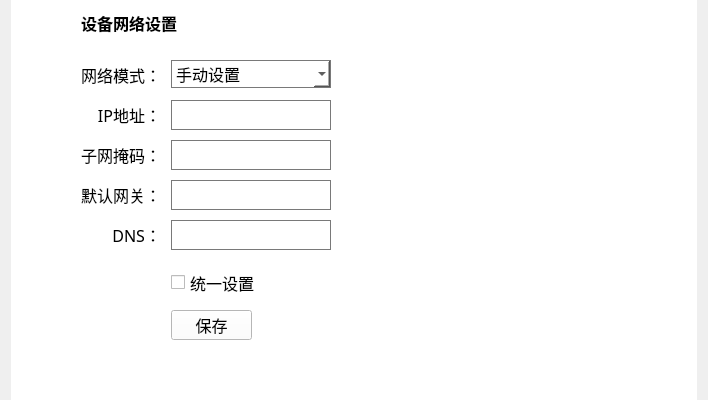
<?xml version="1.0" encoding="UTF-8"?>
<ui version="4.0">
 <class>Pdu_SetNetWid</class>
 <widget class="QWidget" name="Pdu_SetNetWid">
  <property name="geometry">
   <rect>
    <x>0</x>
    <y>0</y>
    <width>708</width>
    <height>400</height>
   </rect>
  </property>
  <property name="windowTitle">
   <string>Form</string>
  </property>
  <layout class="QGridLayout" name="gridLayout">
   <property name="topMargin">
    <number>0</number>
   </property>
   <property name="bottomMargin">
    <number>0</number>
   </property>
   <property name="verticalSpacing">
    <number>0</number>
   </property>
   <item row="0" column="0">
    <widget class="QGroupBox" name="groupBox">
     <property name="font">
      <font>
       <family>微软雅黑</family>
       <pointsize>12</pointsize>
      </font>
     </property>
     <property name="styleSheet">
      <string notr="true">QGroupBox {
	background-color: rgb(255, 255, 255);
	border-width:2px;	
	border-style:solid; 
	border-color:white;  	
}</string>
     </property>
     <property name="title">
      <string/>
     </property>
     <widget class="QPushButton" name="saveBtn">
      <property name="geometry">
       <rect>
        <x>160</x>
        <y>310</y>
        <width>81</width>
        <height>30</height>
       </rect>
      </property>
      <property name="palette">
       <palette>
        <active>
         <colorrole role="WindowText">
          <brush brushstyle="SolidPattern">
           <color alpha="255">
            <red>0</red>
            <green>0</green>
            <blue>0</blue>
           </color>
          </brush>
         </colorrole>
         <colorrole role="Button">
          <brush brushstyle="SolidPattern">
           <color alpha="255">
            <red>255</red>
            <green>255</green>
            <blue>255</blue>
           </color>
          </brush>
         </colorrole>
         <colorrole role="Light">
          <brush brushstyle="SolidPattern">
           <color alpha="255">
            <red>255</red>
            <green>255</green>
            <blue>255</blue>
           </color>
          </brush>
         </colorrole>
         <colorrole role="Midlight">
          <brush brushstyle="SolidPattern">
           <color alpha="255">
            <red>255</red>
            <green>255</green>
            <blue>255</blue>
           </color>
          </brush>
         </colorrole>
         <colorrole role="Dark">
          <brush brushstyle="SolidPattern">
           <color alpha="255">
            <red>127</red>
            <green>127</green>
            <blue>127</blue>
           </color>
          </brush>
         </colorrole>
         <colorrole role="Mid">
          <brush brushstyle="SolidPattern">
           <color alpha="255">
            <red>170</red>
            <green>170</green>
            <blue>170</blue>
           </color>
          </brush>
         </colorrole>
         <colorrole role="Text">
          <brush brushstyle="SolidPattern">
           <color alpha="255">
            <red>0</red>
            <green>0</green>
            <blue>0</blue>
           </color>
          </brush>
         </colorrole>
         <colorrole role="BrightText">
          <brush brushstyle="SolidPattern">
           <color alpha="255">
            <red>255</red>
            <green>255</green>
            <blue>255</blue>
           </color>
          </brush>
         </colorrole>
         <colorrole role="ButtonText">
          <brush brushstyle="SolidPattern">
           <color alpha="255">
            <red>0</red>
            <green>0</green>
            <blue>0</blue>
           </color>
          </brush>
         </colorrole>
         <colorrole role="Base">
          <brush brushstyle="SolidPattern">
           <color alpha="255">
            <red>255</red>
            <green>255</green>
            <blue>255</blue>
           </color>
          </brush>
         </colorrole>
         <colorrole role="Window">
          <brush brushstyle="SolidPattern">
           <color alpha="255">
            <red>255</red>
            <green>255</green>
            <blue>255</blue>
           </color>
          </brush>
         </colorrole>
         <colorrole role="Shadow">
          <brush brushstyle="SolidPattern">
           <color alpha="255">
            <red>0</red>
            <green>0</green>
            <blue>0</blue>
           </color>
          </brush>
         </colorrole>
         <colorrole role="AlternateBase">
          <brush brushstyle="SolidPattern">
           <color alpha="255">
            <red>255</red>
            <green>255</green>
            <blue>255</blue>
           </color>
          </brush>
         </colorrole>
         <colorrole role="ToolTipBase">
          <brush brushstyle="SolidPattern">
           <color alpha="255">
            <red>255</red>
            <green>255</green>
            <blue>220</blue>
           </color>
          </brush>
         </colorrole>
         <colorrole role="ToolTipText">
          <brush brushstyle="SolidPattern">
           <color alpha="255">
            <red>0</red>
            <green>0</green>
            <blue>0</blue>
           </color>
          </brush>
         </colorrole>
        </active>
        <inactive>
         <colorrole role="WindowText">
          <brush brushstyle="SolidPattern">
           <color alpha="255">
            <red>0</red>
            <green>0</green>
            <blue>0</blue>
           </color>
          </brush>
         </colorrole>
         <colorrole role="Button">
          <brush brushstyle="SolidPattern">
           <color alpha="255">
            <red>255</red>
            <green>255</green>
            <blue>255</blue>
           </color>
          </brush>
         </colorrole>
         <colorrole role="Light">
          <brush brushstyle="SolidPattern">
           <color alpha="255">
            <red>255</red>
            <green>255</green>
            <blue>255</blue>
           </color>
          </brush>
         </colorrole>
         <colorrole role="Midlight">
          <brush brushstyle="SolidPattern">
           <color alpha="255">
            <red>255</red>
            <green>255</green>
            <blue>255</blue>
           </color>
          </brush>
         </colorrole>
         <colorrole role="Dark">
          <brush brushstyle="SolidPattern">
           <color alpha="255">
            <red>127</red>
            <green>127</green>
            <blue>127</blue>
           </color>
          </brush>
         </colorrole>
         <colorrole role="Mid">
          <brush brushstyle="SolidPattern">
           <color alpha="255">
            <red>170</red>
            <green>170</green>
            <blue>170</blue>
           </color>
          </brush>
         </colorrole>
         <colorrole role="Text">
          <brush brushstyle="SolidPattern">
           <color alpha="255">
            <red>0</red>
            <green>0</green>
            <blue>0</blue>
           </color>
          </brush>
         </colorrole>
         <colorrole role="BrightText">
          <brush brushstyle="SolidPattern">
           <color alpha="255">
            <red>255</red>
            <green>255</green>
            <blue>255</blue>
           </color>
          </brush>
         </colorrole>
         <colorrole role="ButtonText">
          <brush brushstyle="SolidPattern">
           <color alpha="255">
            <red>0</red>
            <green>0</green>
            <blue>0</blue>
           </color>
          </brush>
         </colorrole>
         <colorrole role="Base">
          <brush brushstyle="SolidPattern">
           <color alpha="255">
            <red>255</red>
            <green>255</green>
            <blue>255</blue>
           </color>
          </brush>
         </colorrole>
         <colorrole role="Window">
          <brush brushstyle="SolidPattern">
           <color alpha="255">
            <red>255</red>
            <green>255</green>
            <blue>255</blue>
           </color>
          </brush>
         </colorrole>
         <colorrole role="Shadow">
          <brush brushstyle="SolidPattern">
           <color alpha="255">
            <red>0</red>
            <green>0</green>
            <blue>0</blue>
           </color>
          </brush>
         </colorrole>
         <colorrole role="AlternateBase">
          <brush brushstyle="SolidPattern">
           <color alpha="255">
            <red>255</red>
            <green>255</green>
            <blue>255</blue>
           </color>
          </brush>
         </colorrole>
         <colorrole role="ToolTipBase">
          <brush brushstyle="SolidPattern">
           <color alpha="255">
            <red>255</red>
            <green>255</green>
            <blue>220</blue>
           </color>
          </brush>
         </colorrole>
         <colorrole role="ToolTipText">
          <brush brushstyle="SolidPattern">
           <color alpha="255">
            <red>0</red>
            <green>0</green>
            <blue>0</blue>
           </color>
          </brush>
         </colorrole>
        </inactive>
        <disabled>
         <colorrole role="WindowText">
          <brush brushstyle="SolidPattern">
           <color alpha="255">
            <red>127</red>
            <green>127</green>
            <blue>127</blue>
           </color>
          </brush>
         </colorrole>
         <colorrole role="Button">
          <brush brushstyle="SolidPattern">
           <color alpha="255">
            <red>255</red>
            <green>255</green>
            <blue>255</blue>
           </color>
          </brush>
         </colorrole>
         <colorrole role="Light">
          <brush brushstyle="SolidPattern">
           <color alpha="255">
            <red>255</red>
            <green>255</green>
            <blue>255</blue>
           </color>
          </brush>
         </colorrole>
         <colorrole role="Midlight">
          <brush brushstyle="SolidPattern">
           <color alpha="255">
            <red>255</red>
            <green>255</green>
            <blue>255</blue>
           </color>
          </brush>
         </colorrole>
         <colorrole role="Dark">
          <brush brushstyle="SolidPattern">
           <color alpha="255">
            <red>127</red>
            <green>127</green>
            <blue>127</blue>
           </color>
          </brush>
         </colorrole>
         <colorrole role="Mid">
          <brush brushstyle="SolidPattern">
           <color alpha="255">
            <red>170</red>
            <green>170</green>
            <blue>170</blue>
           </color>
          </brush>
         </colorrole>
         <colorrole role="Text">
          <brush brushstyle="SolidPattern">
           <color alpha="255">
            <red>127</red>
            <green>127</green>
            <blue>127</blue>
           </color>
          </brush>
         </colorrole>
         <colorrole role="BrightText">
          <brush brushstyle="SolidPattern">
           <color alpha="255">
            <red>255</red>
            <green>255</green>
            <blue>255</blue>
           </color>
          </brush>
         </colorrole>
         <colorrole role="ButtonText">
          <brush brushstyle="SolidPattern">
           <color alpha="255">
            <red>127</red>
            <green>127</green>
            <blue>127</blue>
           </color>
          </brush>
         </colorrole>
         <colorrole role="Base">
          <brush brushstyle="SolidPattern">
           <color alpha="255">
            <red>255</red>
            <green>255</green>
            <blue>255</blue>
           </color>
          </brush>
         </colorrole>
         <colorrole role="Window">
          <brush brushstyle="SolidPattern">
           <color alpha="255">
            <red>255</red>
            <green>255</green>
            <blue>255</blue>
           </color>
          </brush>
         </colorrole>
         <colorrole role="Shadow">
          <brush brushstyle="SolidPattern">
           <color alpha="255">
            <red>0</red>
            <green>0</green>
            <blue>0</blue>
           </color>
          </brush>
         </colorrole>
         <colorrole role="AlternateBase">
          <brush brushstyle="SolidPattern">
           <color alpha="255">
            <red>255</red>
            <green>255</green>
            <blue>255</blue>
           </color>
          </brush>
         </colorrole>
         <colorrole role="ToolTipBase">
          <brush brushstyle="SolidPattern">
           <color alpha="255">
            <red>255</red>
            <green>255</green>
            <blue>220</blue>
           </color>
          </brush>
         </colorrole>
         <colorrole role="ToolTipText">
          <brush brushstyle="SolidPattern">
           <color alpha="255">
            <red>0</red>
            <green>0</green>
            <blue>0</blue>
           </color>
          </brush>
         </colorrole>
        </disabled>
       </palette>
      </property>
      <property name="font">
       <font>
        <family>微软雅黑</family>
        <pointsize>12</pointsize>
       </font>
      </property>
      <property name="styleSheet">
       <string notr="true"/>
      </property>
      <property name="text">
       <string>保存</string>
      </property>
     </widget>
     <widget class="QLineEdit" name="ipEdit">
      <property name="geometry">
       <rect>
        <x>160</x>
        <y>100</y>
        <width>160</width>
        <height>30</height>
       </rect>
      </property>
      <property name="font">
       <font>
        <family>微软雅黑</family>
        <pointsize>12</pointsize>
       </font>
      </property>
      <property name="styleSheet">
       <string notr="true">background-color: rgb(255, 255, 255);

border-color: rgb(121,121,121);
border-style:solid;
border-width:1px;</string>
      </property>
      <property name="text">
       <string/>
      </property>
     </widget>
     <widget class="QLabel" name="label_2">
      <property name="geometry">
       <rect>
        <x>9</x>
        <y>60</y>
        <width>141</width>
        <height>30</height>
       </rect>
      </property>
      <property name="font">
       <font>
        <family>微软雅黑</family>
        <pointsize>12</pointsize>
       </font>
      </property>
      <property name="text">
       <string>网络模式：</string>
      </property>
      <property name="alignment">
       <set>Qt::AlignRight|Qt::AlignTrailing|Qt::AlignVCenter</set>
      </property>
     </widget>
     <widget class="QLineEdit" name="maskEdit">
      <property name="geometry">
       <rect>
        <x>160</x>
        <y>140</y>
        <width>160</width>
        <height>30</height>
       </rect>
      </property>
      <property name="font">
       <font>
        <family>微软雅黑</family>
        <pointsize>12</pointsize>
       </font>
      </property>
      <property name="styleSheet">
       <string notr="true">background-color: rgb(255, 255, 255);

border-color: rgb(121,121,121);
border-style:solid;
border-width:1px;</string>
      </property>
      <property name="text">
       <string/>
      </property>
     </widget>
     <widget class="QComboBox" name="comboBox">
      <property name="geometry">
       <rect>
        <x>160</x>
        <y>60</y>
        <width>160</width>
        <height>28</height>
       </rect>
      </property>
      <property name="font">
       <font>
        <family>微软雅黑</family>
        <pointsize>12</pointsize>
       </font>
      </property>
      <property name="styleSheet">
       <string notr="true">background-color: rgb(255, 255, 255);

border-color: rgb(121,121,121);
border-style:solid;
border-width:1px;</string>
      </property>
      <item>
       <property name="text">
        <string>手动设置</string>
       </property>
      </item>
      <item>
       <property name="text">
        <string>自动获取</string>
       </property>
      </item>
     </widget>
     <widget class="QLabel" name="label_3">
      <property name="geometry">
       <rect>
        <x>9</x>
        <y>100</y>
        <width>141</width>
        <height>30</height>
       </rect>
      </property>
      <property name="font">
       <font>
        <family>微软雅黑</family>
        <pointsize>12</pointsize>
       </font>
      </property>
      <property name="text">
       <string>IP地址：</string>
      </property>
      <property name="alignment">
       <set>Qt::AlignRight|Qt::AlignTrailing|Qt::AlignVCenter</set>
      </property>
     </widget>
     <widget class="QLabel" name="label_5">
      <property name="geometry">
       <rect>
        <x>-1</x>
        <y>140</y>
        <width>151</width>
        <height>30</height>
       </rect>
      </property>
      <property name="font">
       <font>
        <family>微软雅黑</family>
        <pointsize>12</pointsize>
       </font>
      </property>
      <property name="text">
       <string>子网掩码：</string>
      </property>
      <property name="alignment">
       <set>Qt::AlignRight|Qt::AlignTrailing|Qt::AlignVCenter</set>
      </property>
     </widget>
     <widget class="QLineEdit" name="gwEdit">
      <property name="geometry">
       <rect>
        <x>160</x>
        <y>180</y>
        <width>160</width>
        <height>30</height>
       </rect>
      </property>
      <property name="font">
       <font>
        <family>微软雅黑</family>
        <pointsize>12</pointsize>
       </font>
      </property>
      <property name="styleSheet">
       <string notr="true">background-color: rgb(255, 255, 255);

border-color: rgb(121,121,121);
border-style:solid;
border-width:1px;</string>
      </property>
      <property name="text">
       <string/>
      </property>
     </widget>
     <widget class="QLabel" name="label_6">
      <property name="geometry">
       <rect>
        <x>-1</x>
        <y>180</y>
        <width>151</width>
        <height>30</height>
       </rect>
      </property>
      <property name="font">
       <font>
        <family>微软雅黑</family>
        <pointsize>12</pointsize>
       </font>
      </property>
      <property name="text">
       <string>默认网关：</string>
      </property>
      <property name="alignment">
       <set>Qt::AlignRight|Qt::AlignTrailing|Qt::AlignVCenter</set>
      </property>
     </widget>
     <widget class="QLineEdit" name="dnsEdit">
      <property name="geometry">
       <rect>
        <x>160</x>
        <y>220</y>
        <width>160</width>
        <height>30</height>
       </rect>
      </property>
      <property name="font">
       <font>
        <family>微软雅黑</family>
        <pointsize>12</pointsize>
       </font>
      </property>
      <property name="styleSheet">
       <string notr="true">background-color: rgb(255, 255, 255);
border-color: rgb(121,121,121);
border-style:solid;
border-width:1px;</string>
      </property>
      <property name="text">
       <string/>
      </property>
     </widget>
     <widget class="QLabel" name="label_7">
      <property name="geometry">
       <rect>
        <x>70</x>
        <y>220</y>
        <width>80</width>
        <height>30</height>
       </rect>
      </property>
      <property name="font">
       <font>
        <family>微软雅黑</family>
        <pointsize>12</pointsize>
       </font>
      </property>
      <property name="text">
       <string>DNS：</string>
      </property>
      <property name="alignment">
       <set>Qt::AlignRight|Qt::AlignTrailing|Qt::AlignVCenter</set>
      </property>
     </widget>
     <widget class="QCheckBox" name="wholeCheckBox">
      <property name="geometry">
       <rect>
        <x>160</x>
        <y>270</y>
        <width>241</width>
        <height>25</height>
       </rect>
      </property>
      <property name="font">
       <font>
        <family>微软雅黑</family>
        <pointsize>12</pointsize>
       </font>
      </property>
      <property name="text">
       <string>统一设置</string>
      </property>
     </widget>
     <widget class="QLabel" name="label">
      <property name="geometry">
       <rect>
        <x>70</x>
        <y>10</y>
        <width>211</width>
        <height>25</height>
       </rect>
      </property>
      <property name="font">
       <font>
        <family>微软雅黑</family>
        <pointsize>12</pointsize>
        <weight>75</weight>
        <bold>true</bold>
       </font>
      </property>
      <property name="text">
       <string>设备网络设置</string>
      </property>
     </widget>
    </widget>
   </item>
  </layout>
 </widget>
 <tabstops>
  <tabstop>saveBtn</tabstop>
  <tabstop>comboBox</tabstop>
  <tabstop>ipEdit</tabstop>
  <tabstop>maskEdit</tabstop>
  <tabstop>gwEdit</tabstop>
  <tabstop>dnsEdit</tabstop>
  <tabstop>wholeCheckBox</tabstop>
 </tabstops>
 <resources/>
 <connections/>
</ui>
